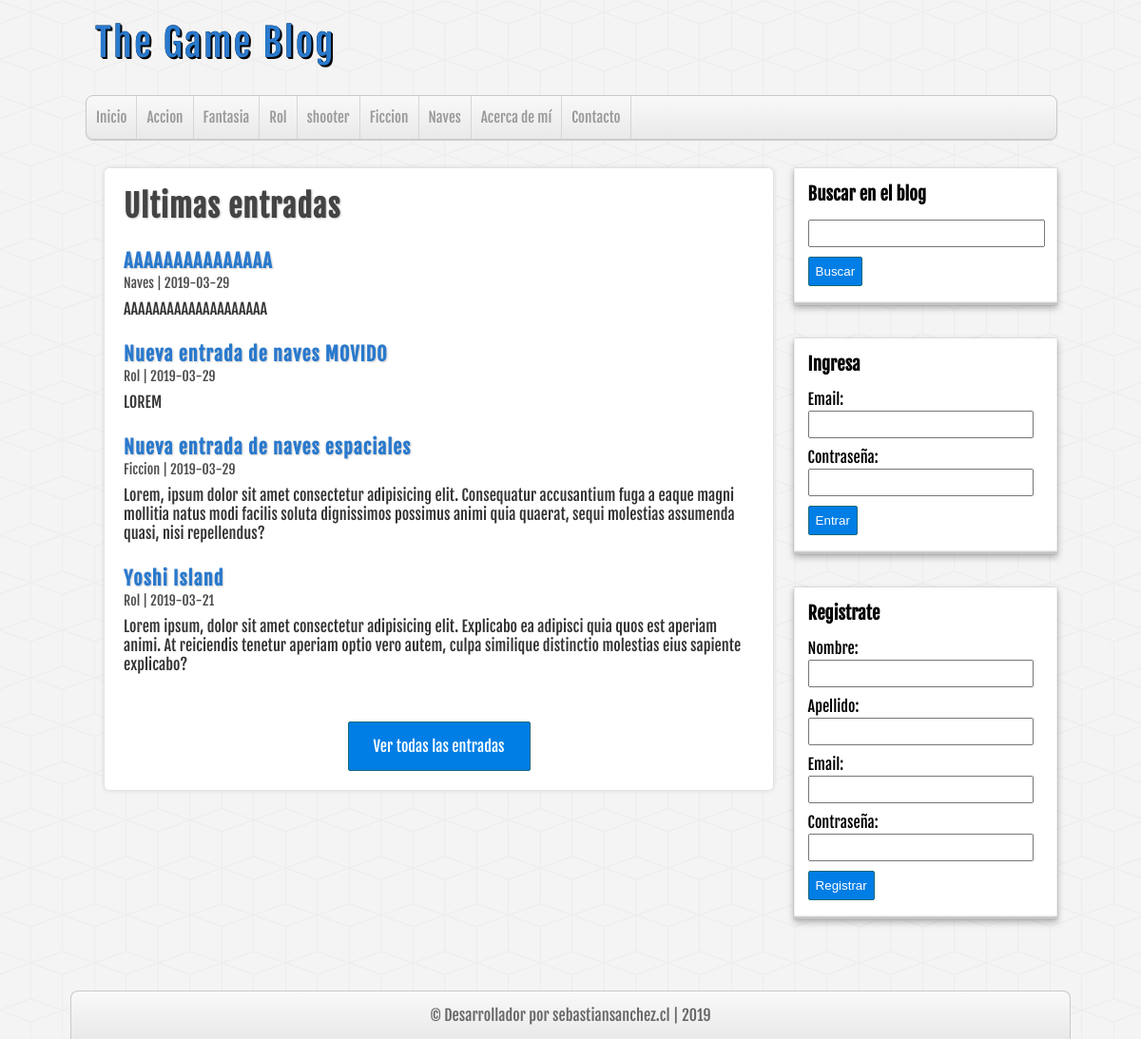
The page / on the database its author committed.
### tables this page shows
CREATE TABLE IF NOT EXISTS `categorias` (
  `id` int(255) NOT NULL AUTO_INCREMENT,
  `nombre` varchar(100) DEFAULT NULL,
  PRIMARY KEY (`id`)
);

CREATE TABLE IF NOT EXISTS `entradas` (
  `id` int(255) NOT NULL AUTO_INCREMENT,
  `usuario_id` int(255) NOT NULL,
  `categoria_id` int(255) NOT NULL,
  `titulo` varchar(255) NOT NULL,
  `descripcion` mediumtext,
  `fecha` date NOT NULL,
  PRIMARY KEY (`id`),
  KEY `fk_entrada_usuario` (`usuario_id`),
  KEY `fk_entrada_categoria` (`categoria_id`)
);

### includes/helpers.php (called while the page is built, shortened)
<?php
  function obtenerCategorias($con) {
    $sql = "
      SELECT * FROM categorias
      ORDER BY id ASC;
    ";
    $categorias = mysqli_query($con, $sql);
    $resultado = array();
    if ($categorias && mysqli_num_rows($categorias) >= 1) {
      $resultado = $categorias;
    }
    return $resultado;
  }
  function obtenerEntradas($con, $limite = null, $categoria = null, $busqueda = null) {
    $sql = "
      SELECT e.*, c.nombre AS 'categoria' FROM entradas e
      INNER JOIN categorias c ON e.categoria_id = c.id
      ";
    $sql .= " ORDER BY e.id DESC ";
    if ($limite) {
      $sql .= " LIMIT 4;";
    }
    $entradas = mysqli_query($con, $sql);
    $resultado = array();
    if ($entradas && mysqli_num_rows($entradas) >= 1) {
      $resultado = $entradas;
    }
    return $resultado;
  }
?>

### index.php (the view)
<?php
  require_once 'includes/conexion.php';
  require_once 'includes/helpers.php';
  require_once 'includes/cabecera.php';
  require_once 'includes/barra.php';
?>
    <div id="principal">
      <h1>Ultimas entradas</h1>
      <?php
        $entradas = obtenerEntradas($conexion, true);
        if (!empty($entradas)):
          while ($entrada = mysqli_fetch_assoc($entradas)):
      ?>
      <article class="entrada">
        <a href="entrada.php?id=<?= $entrada['id'] ?>">
          <h2><?= $entrada['titulo'] ?></h2>
          <span class="fecha"><?= $entrada['categoria'] . ' | ' . $entrada['fecha'] ?></span>
          <p><?= $entrada['descripcion'] ?></p>
        </a>
      </article>
      <?php
          endwhile;
        endif;
      ?>
      <div id="ver-todas">
        <a href="entradas.php">Ver todas las entradas</a>
      </div>
    </div>
  </main>
  <?php require_once 'includes/pie.php'; ?>

### includes/cabecera.php (shortened to what this page needs)
<?php
  require_once 'includes/conexion.php';
  require_once 'includes/helpers.php';
?>
<!DOCTYPE html>
<html lang="es">
<head>
  <link rel="stylesheet" href="css/main.css">
</head>
<body>
  <header id="encabezado">
    <div id="logo">
      <a href="index.php">
        <p>The Game Blog</p>
      </a>
    </div>
    <nav id="menu">
      <ul>
        <li><a href="index.php">Inicio</a></li>
        <?php
          $categorias = obtenerCategorias($conexion);
          if (!empty($categorias)):
            while ($categoria = mysqli_fetch_assoc($categorias)):
        ?>
            <li>
              <a href="categoria.php?id=<?= $categoria['id'] ?>"><?= $categoria['nombre'] ?></a>
            </li>
        <?php
            endwhile;
          endif;
        ?>
        <li><a href="index.php">Acerca de mí</a></li>
        <li><a href="index.php">Contacto</a></li>
      </ul>
    </nav>
  </header>
  <main id="contenedor">

### includes/barra.php (shortened to what this page needs)
<aside id="sidebar">
  <div id="buscaor" class="bloque">
    <h3>Buscar en el blog</h3>
    <form action="buscar.php" method="POST">
      <input type="text" name="busqueda" id="busqueda">
      <button type="submit">Buscar</button>
    </form>
  </div>
  <?php if (!isset($_SESSION['usuario'])): ?>
    <div id="login" class="bloque">
      <h3>Ingresa</h3>
      <form action="login.php" method="POST">
        <label>Email: <input type="email" name="email" id="email"></label>
        <label>Contraseña: <input type="password" name="password" id="password"></label>
        <button type="submit">Entrar</button>
      </form>
    </div>
    <div id="registro" class="bloque">
      <h3>Registrate</h3>
      <form action="registro.php" method="POST">
        <label>Nombre: <input type="text" name="nombre" id="nombre"></label>
        <label>Apellido: <input type="text" name="apellido" id="apeliido"></label>
        <label>Email: <input type="email" name="email" id="email"></label>
        <label>Contraseña: <input type="password" name="password" id="password"></label>
        <button type="submit" name="btn-submit">Registrar</button>
      </form>
    </div>
  <?php endif; ?>
</aside>

### includes/pie.php (shortened to what this page needs)
  <footer id="pie">
    <p>&copy; Desarrollador por sebastiansanchez.cl | 2019</p>
  </footer>
</body>
</html>

### css/main.css (style rules this page uses)
* { margin: 0; padding: 0; text-decoration: none; }
body { font-family: 'fajada'; background: url('../img/cubes.png') #f4f4f4; }
header { width: 85%; height: auto; background: transparent; margin: auto; }
#logo { float: left; width: 540px; height: 100px; margin-left: 10px; }
#logo a { font-family: 'fajada', Helvetica; font-size: 40px; letter-spacing: 2px; color: #2979cd; text-shadow: 0 0 0 #000000, 1px 1px 0 #000000, 2px 2px 0 #000000; transition: text-shadow 500ms; line-height: 90px; }
nav { width: 100%; height: 45px; clear: both; background-image: linear-gradient(to bottom, #f9f9f9, #e9e9e9); border: 1px solid #c9c9c9; border-radius: 8px; box-shadow: 0 1px 1px #ccc; overflow: hidden; }
nav ul { list-style-type: none; }
nav ul li { float: left; line-height: 45px; border-right: 1px solid #d6d6d6; }
nav ul li a { display: block; padding-left: 10px; padding-right: 10px; font-size: 15px; color: #999; }
main { width: 85%; margin: auto; height: auto; margin-top: 30px; margin-bottom: 30px; }
aside { float: right; width: 27%; height: auto; }
.bloque { display: block; width: 90%; margin: auto; margin-bottom: 35px; background-color: #fff; padding: 15px; box-shadow: 0 0 1px rgba(0, 0, 0, .3), 0 3px 7px rgba(0, 0, 0, .3), 0 0 1px #fff inset, 0 -3px 2px rgba(0, 0, 0, .25) inset; }
.bloque h3 { margin-bottom: 15px; }
label, input[type="text"], input[type="email"], input[type="password"] { display: block; width: 95%; margin-top: 2px; margin-bottom: 2px; }
input[type="text"], input[type="email"], input[type="password"] { margin-bottom: 10px; padding: 5px; }
button, .btn { margin-top: 5px; margin-bottom: 5px; display: block; border-radius: 2px; padding: 7px; color: #fff !important; background-color: #007ee5; border: 1px solid #156778; }
#principal { float: left; width: 65%; min-height: 600px; background-color: #fff; border-radius: 5px; box-shadow: 0 0 5px #ccc; margin-left: 20px; overflow: hidden; padding: 20px; }
#principal h1 { font-size: 32px; color: #444; letter-spacing: 1px; text-shadow: 1px 1px 2px #ccc; }
#principal h2 { font-size: 20px; color: #2979cd; letter-spacing: 1px; margin-top: 25px; text-shadow: 1px 1px 2px #ccc; }
#principal p { margin-top: 8px; }
#principal a { color: #333; }
#ver-todas a { display: block; border-radius: 2px; padding: 15px; color: #fff; background-color: #007ee5; border: 1px solid #156778; width: 160px; margin: auto; margin-top: 50px; text-align: center; }
footer { clear: both; width: 85%; margin: auto; margin-top: 40px; background-image: linear-gradient(to bottom, #f9f9f9, #e9e9e9); border: 1px solid #c9c9c9; border-bottom: none; border-radius: 8px 8px 0 0; color: #666; height: auto; padding: 15px; text-align: center; }
.fecha { color: #4e4e4e; font-size: 14px; }

### rows shown on the page
categorias: nombre "Accion"
categorias: nombre "Fantasia"
categorias: nombre "Rol"
categorias: nombre "shooter"
categorias: nombre "Ficcion"
categorias: nombre "Naves"
entradas: titulo "AAAAAAAAAAAAAAA", categoria.nombre "Naves", fecha "2019-03-29", descripcion "AAAAAAAAAAAAAAAAAAAA"
entradas: titulo "Nueva entrada de naves MOVIDO", categoria.nombre "Rol", fecha "2019-03-29", descripcion "LOREM"
entradas: titulo "Nueva entrada de naves espaciales", categoria.nombre "Ficcion", fecha "2019-03-29", descripcion "Lorem, ipsum dolor sit amet consectetur adipisicing elit. Consequatur accusantium fuga a eaque magni mollitia natus modi facilis soluta dignissimos possimus animi quia quaerat, sequi molestias assumenda quasi, nisi repellendus?"
entradas: titulo "Yoshi Island", categoria.nombre "Rol", fecha "2019-03-21", descripcion "Lorem ipsum, dolor sit amet consectetur adipisicing elit. Explicabo ea adipisci quia quos est aperiam animi. At reiciendis tenetur aperiam optio vero autem, culpa similique distinctio molestias eius sapiente explicabo?"
